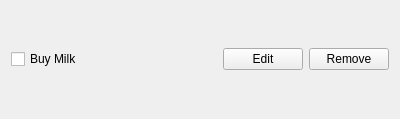
<?xml version="1.0" encoding="UTF-8"?>
<ui version="4.0">
 <class>Task</class>
 <widget class="QWidget" name="Task">
  <property name="geometry">
   <rect>
    <x>0</x>
    <y>0</y>
    <width>400</width>
    <height>119</height>
   </rect>
  </property>
  <property name="windowTitle">
   <string>Form</string>
  </property>
  <layout class="QHBoxLayout" name="horizontalLayout">
   <item>
    <widget class="QCheckBox" name="checkBox">
     <property name="text">
      <string>Buy Milk</string>
     </property>
    </widget>
   </item>
   <item>
    <spacer name="horizontalSpacer">
     <property name="orientation">
      <enum>Qt::Horizontal</enum>
     </property>
     <property name="sizeHint" stdset="0">
      <size>
       <width>40</width>
       <height>20</height>
      </size>
     </property>
    </spacer>
   </item>
   <item>
    <widget class="QPushButton" name="editButton">
     <property name="text">
      <string>Edit</string>
     </property>
    </widget>
   </item>
   <item>
    <widget class="QPushButton" name="removeButton">
     <property name="text">
      <string>Remove</string>
     </property>
    </widget>
   </item>
  </layout>
 </widget>
 <resources/>
 <connections/>
</ui>
